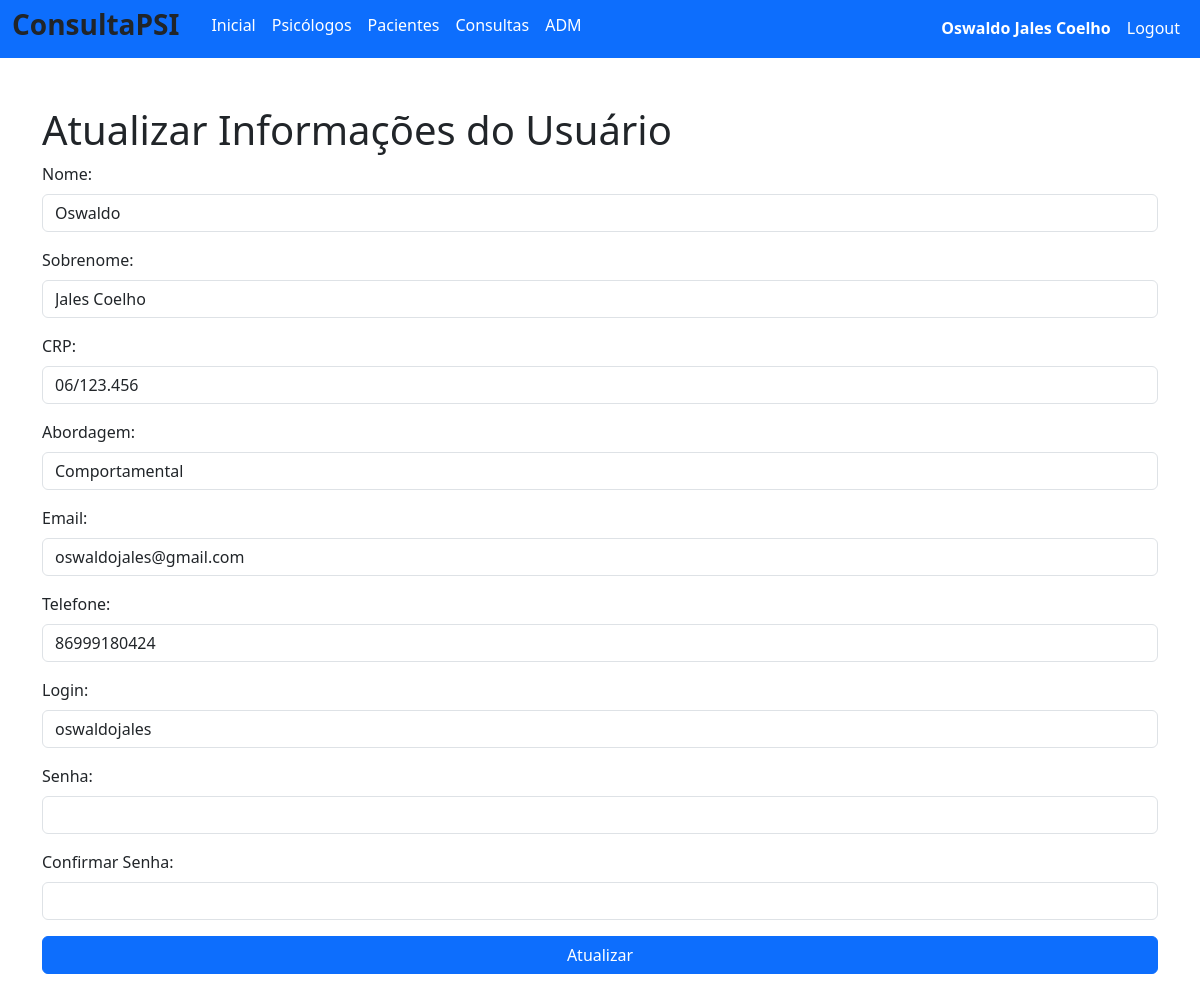
Before: /psi/update/1 (signed in) with the older database file.
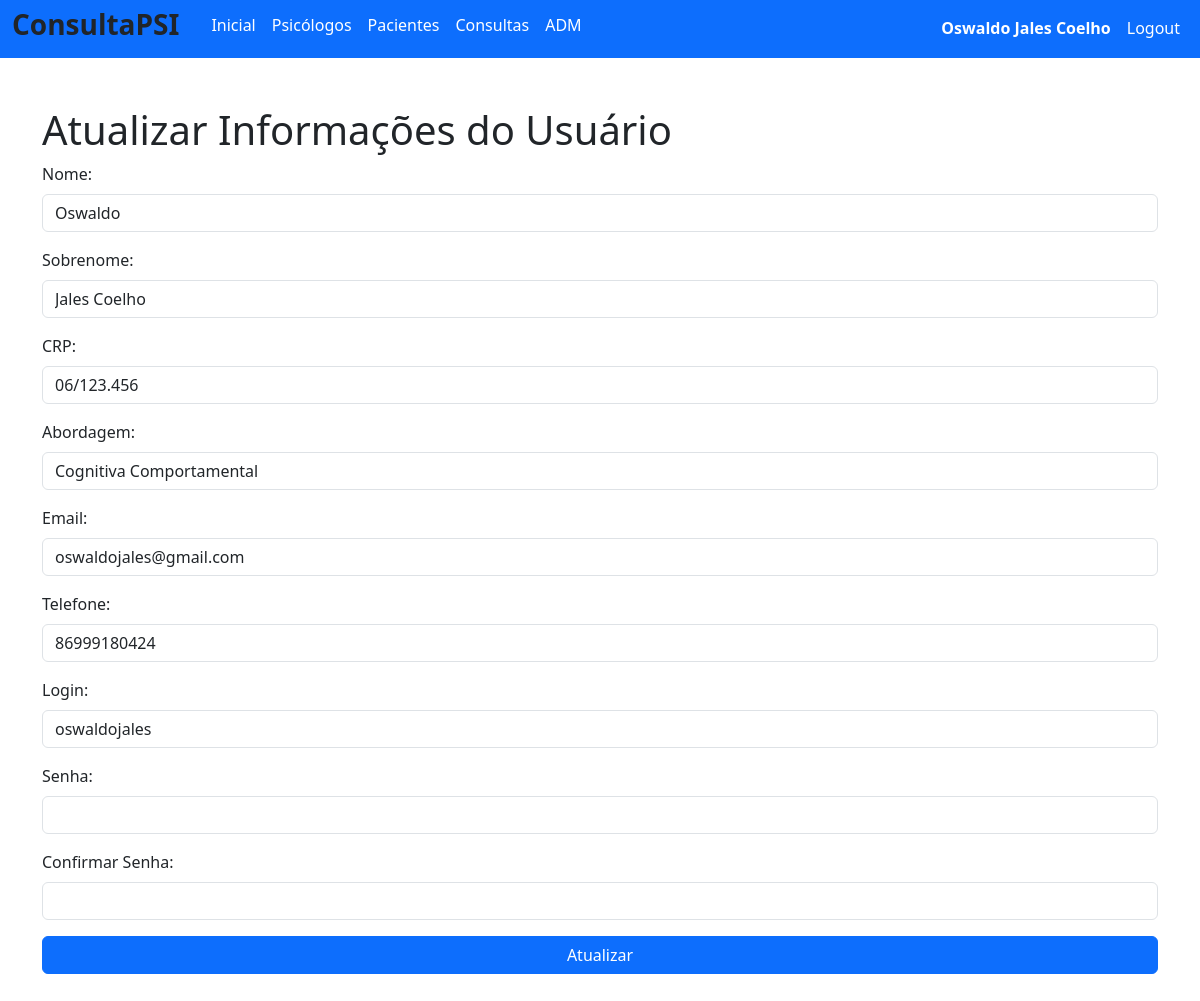
After: the same page with the newer database file.
### database/models/user_model.py (models this page shows, shortened)
class User(db.Model, UserMixin):
    __tablename__ = "user"
    id = db.Column('id', db.Integer, primary_key=True)
    nome = db.Column('nome', db.String(150))
    sobrenome = db.Column('sobrenome', db.String(150))
    crp = db.Column('crp', db.String(20))
    abordagem = db.Column('abordagem', db.String(50))
    email = db.Column('email', db.String(50), unique=True)
    telefone = db.Column('telefone', db.String(15), unique=True, nullable=False)
    login = db.Column('login', db.String(50), unique=True, nullable=False)
    senha = db.Column('senha', db.String(550), nullable=False)
    tipo = db.Column('tipo', db.String(25), nullable=False, default="none")

### routes/psi.py (the view, shortened to what this page needs)
@blueprint_psi.route('/update/<int:id>', methods=['GET', 'POST'])
def update(id):
    psi, error = PsiService.get_all_psis(id)
    if error:
        flash(error)
        return redirect('/psi/recovery')
    if request.method == 'GET':
        return render_template('psi_update.html', psi=psi)

### routes/login.py (called while the page is built)
@login_manager.user_loader
def get_user(id):
    return User.query.get(id)

### service/psi_service.py (called while the page is built)
    @staticmethod
    def serialize_psi(psi):
        return {
            "id": psi.id,
            "nome": psi.nome,
            "sobrenome": psi.sobrenome,
            "crp": psi.crp,
            "abordagem": psi.abordagem,
            "email": psi.email,
            "telefone": psi.telefone,
            "login": psi.login,
            "tipo": psi.tipo
        }

    @staticmethod
    def get_all_psis(id=None):
        try:
            if id:
                psi = User.query.filter_by(id=id, tipo="psicólogo").first()
                if psi:
                    return PsiService.serialize_psi(psi), None
                else:
                    return None, "Psicólogo não encontrado"
            else:
                psis = User.query.filter_by(tipo="psicólogo").all()
                serialized_psis = [PsiService.serialize_psi(psi) for psi in psis]
                return serialized_psis, None
        except Exception as e:
            return None, str(e)

### templates/psi_update.html (shortened to what this page needs)
{% extends 'base.html' %}
{% block conteudo %}
       <h1>Atualizar Informações do Usuário</h1>
        <form method="post" action="">
            <div class="mb-3">
                <label for="nome" class="form-label">Nome:</label>
                <input id="nome" class="form-control" type="text" name="nome" value="{{ current_user.nome }}" required>
            </div>
            <div class="mb-3">
                <label for="sobrenome" class="form-label">Sobrenome:</label>
                <input id="sobrenome" class="form-control" type="text" name="sobrenome" value="{{ current_user.sobrenome }}" required>
            </div>
            <div class="mb-3">
                <label for="crp" class="form-label">CRP:</label>
                <input id="crp" class="form-control" type="text" name="crp" value="{{ current_user.crp }}" required>
            </div>
            <div class="mb-3">
                <label for="abordagem" class="form-label">Abordagem:</label>
                <input id="abordagem" class="form-control" type="text" name="abordagem" value="{{ current_user.abordagem }}">
            </div>
            <div class="mb-3">
                <label for="email" class="form-label">Email:</label>
                <input id="email" class="form-control" type="email" name="email" value="{{ current_user.email }}" required>
            </div>
            <div class="mb-3">
                <label for="telefone" class="form-label">Telefone:</label>
                <input id="telefone" class="form-control" type="text" name="telefone" value="{{ current_user.telefone }}">
            </div>
            <div class="mb-3">
                <label for="login" class="form-label">Login:</label>
                <input id="login" class="form-control" type="text" name="login" value="{{ current_user.login }}" required>
            </div>
            <div class="mb-3">
                <label for="senha" class="form-label">Senha:</label>
                <input id="senha" class="form-control" type="password" name="senha">
            </div>
            <div class="mb-3">
                <label for="csenha" class="form-label">Confirmar Senha:</label>
                <input id="csenha" class="form-control" type="password" name="csenha">
            </div>
            <div class="d-grid">
                <button type="submit" class="btn btn-primary">Atualizar</button>
            </div>
            <br>
            <br>
            <br>
        </form>
    </div>
    {% endblock %}

### templates/base.html (shortened to what this page needs)
<!doctype html>
<html lang="pt-BR">
  <head>
    <link href="https://cdn.jsdelivr.net/npm/bootstrap@5.3.2/dist/css/bootstrap.min.css" rel="stylesheet">
  </head>
  <body>
    <nav class="navbar navbar-expand-lg navbar bg-primary"  data-bs-theme="dark">
        <div class="container-fluid">
            <ul class="navbar-nav">
              <li> <h3 class="fw-bold me-4">ConsultaPSI</h3>  </li>
              {% if current_user.is_authenticated %}
              <li class="nav-item"><a class="nav-link active mb-0 h1" href="/">Inicial</a> </li>
              <li class="nav-item"><a class="nav-link active mb-0 h1" href="/psi/recovery">Psicólogos</a> </li>
              <li class="nav-item"><a class="nav-link active mb-0 h1" href="/pacientes/recovery">Pacientes</a> </li>
              <li class="nav-item"><a class="nav-link active mb-0 h1" href="/consultas/recovery">Consultas</a> </li>
              <li class="nav-item"><a class="nav-link active mb-0 h1" href="/adm/recovery">ADM</a> </li>
              {% endif %}
            </ul>
              <ul class="navbar-nav ms-auto">
              {% if current_user.is_authenticated %}
                <li class="nav-item"><p class="nav-link active mb-0 h1"><b> {{current_user.nome}} {{current_user.sobrenome}}</b></p> </li>
                <li class="nav-item"><a class="nav-link active mb-0 h1" href="/logout">Logout</a> </li>
              {% else %}
                <li class="nav-item"><a class="nav-link active mb-0 h1" href="/login">Login</a> </li>
                <li class="nav-item"><a class="nav-link active mb-0 h1" href="/login/register">Register</a> </li>
              {% endif %}
              </ul>
        </div>
    </nav>
    <div class="container">
      <br>
      <br>
        {% block conteudo %}
        {% endblock %}
        <br>
        <br>
        <br>
        <br>
  </body>

Changed rows visible on the page:
changed User "Oswaldo": abordagem "Comportamental" → "Cognitiva Comportamental"
